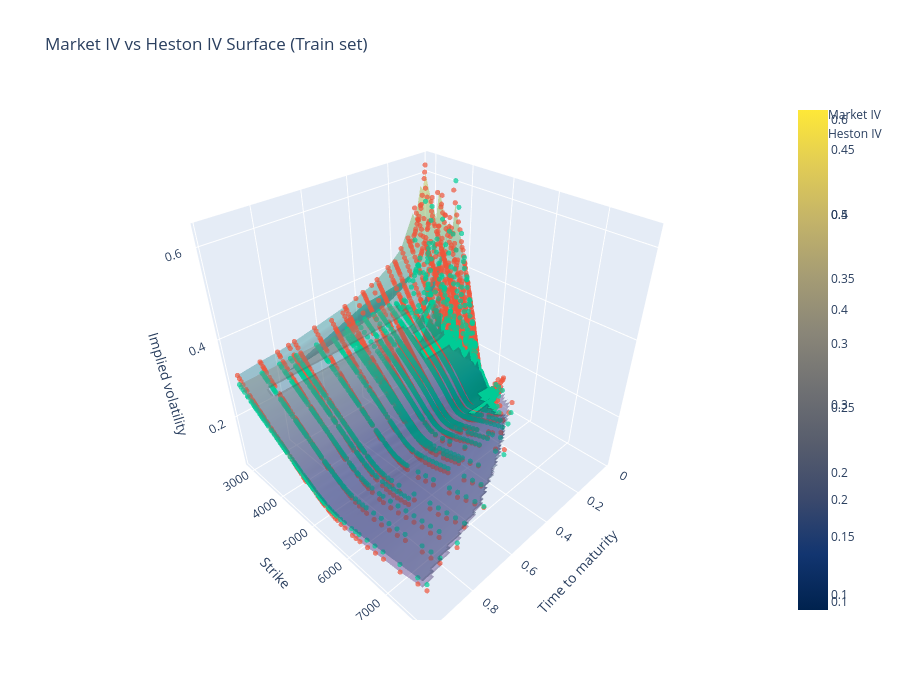

Write notebook code for a chart like this one.
### Code cell
# ============================================================
# 3D IV surface: market IV and Heston IV on train data
# ============================================================

surface_df = train.copy()

x = surface_df["tau"].to_numpy(float)
y = surface_df["strike"].to_numpy(float)
z = surface_df["iv"].to_numpy(float)
z_heston = surface_df["heston_iv"].to_numpy(float)

# Grid
tau_grid = np.linspace(x.min(), x.max(), 60)
strike_grid = np.linspace(y.min(), y.max(), 80)
tau_mesh, strike_mesh = np.meshgrid(tau_grid, strike_grid)

market_IV_grid = griddata(points=(x, y), values=z, xi=(tau_mesh, strike_mesh), method="linear")
heston_IV_grid = griddata(points=(x, y), values=z_heston, xi=(tau_mesh, strike_mesh), method="linear")

fig = go.Figure()
fig.add_trace(go.Surface(
    x=tau_mesh, y=strike_mesh, z=market_IV_grid,
    colorscale="Viridis", opacity=0.4))
fig.add_trace(go.Scatter3d(
    x=surface_df["tau"], y=surface_df["strike"], z=surface_df["iv"],
    mode="markers", name="Market IV", marker=dict(size=3, opacity=0.7)))
fig.add_trace(go.Scatter3d(
    x=surface_df["tau"], y=surface_df["strike"], z=surface_df["heston_iv"],
    mode="markers", name="Heston IV", marker=dict(size=3, opacity=0.7)))
fig.add_trace(go.Surface(
    x=tau_mesh, y=strike_mesh, z=heston_IV_grid,
    colorscale="Cividis", opacity=0.4))
fig.update_layout(
    title="Market IV vs Heston IV Surface (Train set)",
    scene=dict(xaxis_title="Time to maturity", yaxis_title="Strike", zaxis_title="Implied volatility"),
    width=900, height=700)
fig.show()

### Figure 1 — Plotly figure (JSON) as saved in the notebook; plotly's stock layout.template omitted (floating-point values rounded to 4 significant figures; data arrays with more than 128 entries replaced by an {"elided": "..."} marker saying what was removed)
{"data": [{"colorscale": [[0, "#440154"], [0.1111, "#482878"], [0.2222, "#3e4989"], [0.3333, "#31688e"], [0.4444, "#26828e"], [0.5556, "#1f9e89"], [0.6667, "#35b779"], [0.7778, "#6ece58"], [0.8889, "#b5de2b"], [1, "#fde725"]], "opacity": 0.4, "type": "surface", "x": {"elided": "80x60 float values"}, "y": {"elided": "80x60 float values"}, "z": {"elided": "80x60 float values"}}, {"marker": {"opacity": 0.7, "size": 3}, "mode": "markers", "name": "Market IV", "type": "scatter3d", "x": {"elided": "5263 float values"}, "y": {"elided": "5263 float values"}, "z": {"elided": "5263 float values"}}, {"marker": {"opacity": 0.7, "size": 3}, "mode": "markers", "name": "Heston IV", "type": "scatter3d", "x": {"elided": "5263 float values"}, "y": {"elided": "5263 float values"}, "z": {"elided": "5263 float values"}}, {"colorscale": [[0, "#00224e"], [0.1111, "#123570"], [0.2222, "#3b496c"], [0.3333, "#575d6d"], [0.4444, "#707173"], [0.5556, "#8a8678"], [0.6667, "#a59c74"], [0.7778, "#c3b369"], [0.8889, "#e1cc55"], [1, "#fee838"]], "opacity": 0.4, "type": "surface", "x": {"elided": "80x60 float values"}, "y": {"elided": "80x60 float values"}, "z": {"elided": "80x60 float values"}}], "layout": {"height": 700, "scene": {"xaxis": {"title": {"text": "Time to maturity"}}, "yaxis": {"title": {"text": "Strike"}}, "zaxis": {"title": {"text": "Implied volatility"}}}, "title": {"text": "Market IV vs Heston IV Surface (Train set)"}, "width": 900}}
